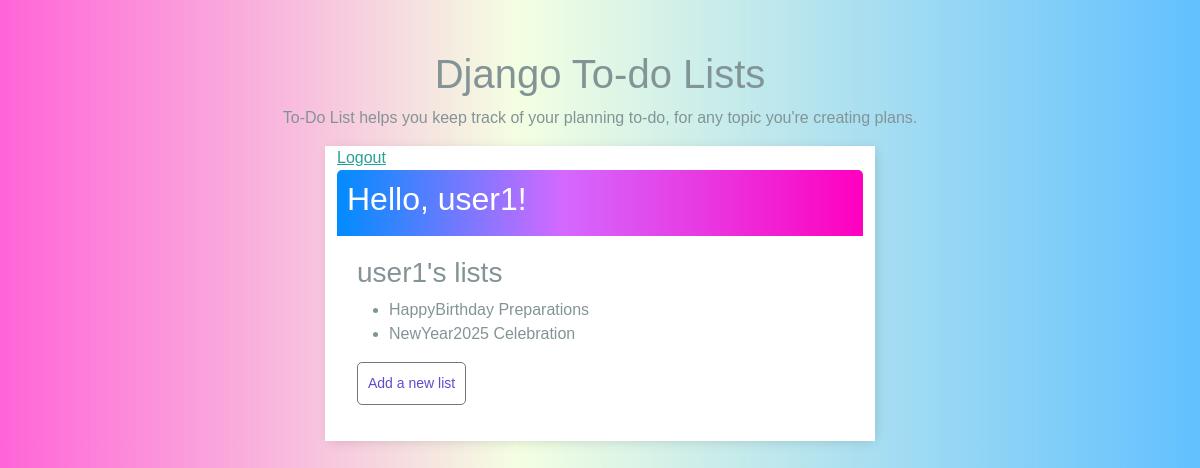
The app's page / (signed in), older data.
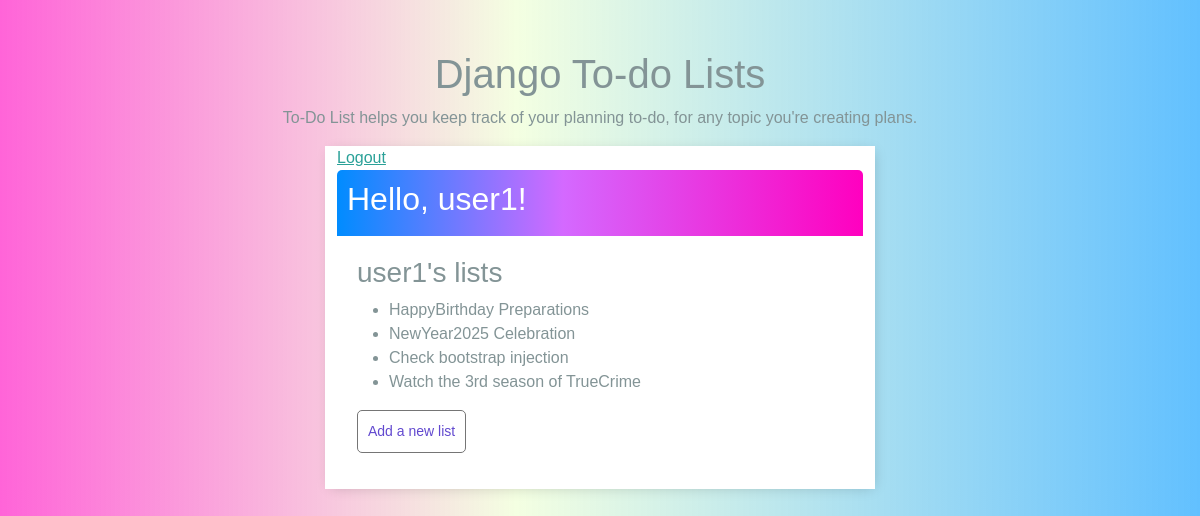
The same page, newer data.
### todo_app/models.py (models this page shows, shortened)
class ToDoList(models.Model):
    title = models.CharField(max_length=100, unique=True)
    user = models.ForeignKey(User, on_delete=models.CASCADE, null=False, blank=False)

### todo_app/views.py (the view)
# urls.py: path("", views.ListListView.as_view(), name="index"),
class ListListView(LoginRequiredMixin, ListView):
    model = ToDoList
    template_name = "todo_app/index.html"
    def get_queryset(self):
        return ToDoList.objects.filter(user=self.request.user)
    def get_context_data(self):
        context = super().get_context_data()
        return context

### todo_app/templates/todo_app/index.html
{% extends "base.html" %}
{% block content %}
{% if request.user.is_authenticated %}
<a href="{% url 'user_app:logout' %}">Logout</a>
{% else %}
<a href="{% url 'user_app:login' %}">Login</a>
{% endif %}
<div class="header-bar">
    <div>
        <h2>Hello, {{ user.username|default:'Guest' }}!</h2>
    </div>
</div>
<div class="card-body">
{% if object_list %}
<h3> {{ user.username|default:'Guest' }}'s lists</h3>
{% endif %}
<ul>
    {% for todolist in object_list %}
    <li>
        <div role="button"
            onclick="location.href='{% url 'todo_app:list' todolist.id %}'">
            {{ todolist.title }}
        </div>
    </li>
    {% empty %}
    <h4>You have no lists!</h4>
    {% endfor %}
</ul>
<p>
    <input class="button" value="Add a new list" type="button"
        onclick="location.href='{% url 'todo_app:list-add' %}'"/>
</p>
</div>
{% endblock %}

Row changes from the older to the newer data that the page shows:
added ToDoList: title "Check bootstrap injection"
added ToDoList: title "Watch the 3rd season of TrueCrime"
